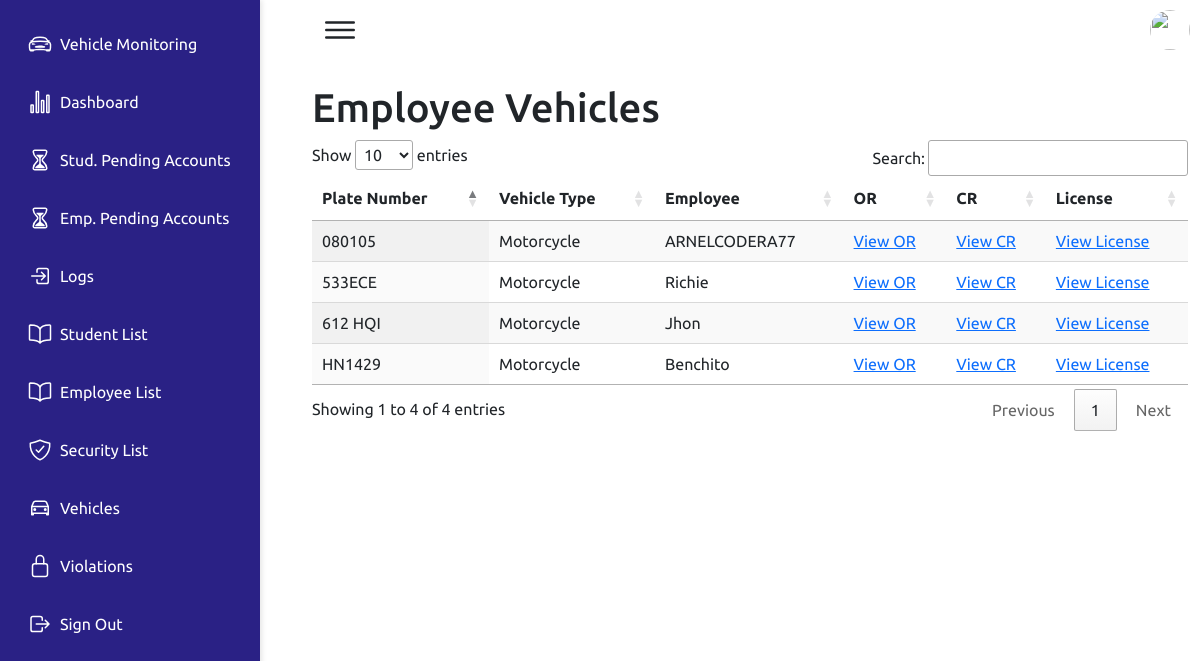
/all-employee-vehicle/ (signed in), run on the app's committed database.
### qrapp/models.py (models this page shows, shortened)
class EmployeeVehicle(models.Model):
    PLATE_TYPE_CHOICES = [
        ('temporary', 'Temporary Plate'),
        ('permanent', 'Permanent Plate'),
        ('improvised', 'Improvised Plate'),
    ]
    plate_number = models.CharField(max_length=20, unique=True)
    plate_number_type = models.CharField(max_length=15, choices=PLATE_TYPE_CHOICES, null=True, blank=True)
    or_upload = models.FileField(upload_to='uploads/or/')
    cr_upload = models.FileField(upload_to='uploads/cr/')
    license_upload = models.FileField(upload_to='uploads/license/')
    vehicle_type = models.CharField(max_length=50, choices=[('Car', 'Car'), ('Motorcycle', 'Motorcycle')])
    employee_id = models.ForeignKey('Employee', on_delete=models.CASCADE, related_name='vehicles')
    id = models.AutoField(primary_key=True)

class Employee(models.Model):
    STATUS_CHOICES = [
        ('regular', 'Regular'),
        ('contract', 'Contract of Service'),
    ]
    id = models.AutoField(primary_key=True)  # Auto-increment primary key
    full_name = models.CharField(max_length=255)
    contact_number = models.CharField(max_length=15)
    username = models.CharField(max_length=150, unique=True)  # Unique username
    password = models.CharField(max_length=128)  # Password field
    status = models.CharField(max_length=10, choices=STATUS_CHOICES)
    qr_code = models.ImageField(upload_to='qr_codes/', null=True, blank=True)  # Nullable QR code field
    created_at = models.DateTimeField(auto_now_add=True, null=True, blank=True)

### qrapp/views.py (the view)
# urls.py: path('all-employee-vehicle/', views.all_employee_vehicle, name='all-employee-vehicle'),
def all_employee_vehicle(request):
    vehicles = EmployeeVehicle.objects.select_related('employee_id').all()
    return render(request, 'qrapp/all_employee_vehicles.html', {'vehicles': vehicles})

### qrapp/templates/qrapp/all_employee_vehicles.html (shortened to what this page needs)
{% extends 'qrapp/base.html' %}
{% block content %}
<!DOCTYPE html>
<html lang="en">
<head>
    <link rel="stylesheet" href="https://cdn.datatables.net/1.13.6/css/jquery.dataTables.min.css">
</head>
<body>
    <div class="container">
        <h1>Employee Vehicles</h1>
        <table id="employee-vehicles" class="display" style="width:100%">
            <thead>
                <tr>
                    <th>Plate Number</th>
                    <th>Vehicle Type</th>
                    <th>Employee</th>
                    <th>OR</th>
                    <th>CR</th>
                    <th>License</th>
                </tr>
            </thead>
            <tbody>
                {% for vehicle in vehicles %}
                <tr>
                    <td>{{ vehicle.plate_number }}</td>
                    <td>{{ vehicle.vehicle_type }}</td>
                    <td>{{ vehicle.employee_id.username }}</td>
                    <td><a href="{{ vehicle.or_upload.url }}" target="_blank">View OR</a></td>
                    <td><a href="{{ vehicle.cr_upload.url }}" target="_blank">View CR</a></td>
                    <td><a href="{{ vehicle.license_upload.url }}" target="_blank">View License</a></td>
                </tr>
                {% endfor %}
            </tbody>
        </table>
    </div>
</body>
</html>
{% endblock %}

### static/css/style.css (style rules this page uses)
* { font-family: "Ubuntu", sans-serif; margin: 0; padding: 0; box-sizing: border-box; }
:root { --blue: #2a2185; --white: #fff; --gray: #f5f5f5; --black1: #222; --black2: #999; }
body { min-height: 100vh; overflow-x: hidden; }
.container { position: relative; width: 100%; }

### data on the page
EmployeeVehicle: plate_number "HN1429", vehicle_type "Motorcycle", employee_id.username "Benchito"
EmployeeVehicle: plate_number "080105", vehicle_type "Motorcycle", employee_id.username "ARNELCODERA77"
EmployeeVehicle: plate_number "612 HQI", vehicle_type "Motorcycle", employee_id.username "Jhon"
EmployeeVehicle: plate_number "533ECE", vehicle_type "Motorcycle", employee_id.username "Richie"
